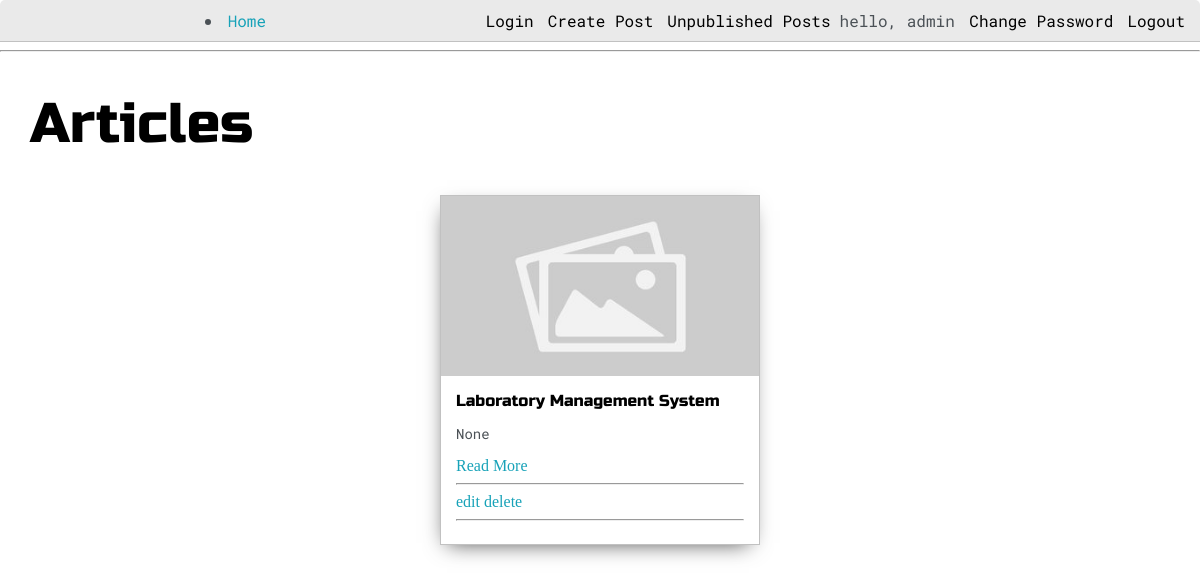
The app's page /unpublishedposts/ (signed in) with its own data.
### base/models.py (models this page shows, shortened)
class Posts(models.Model):
    headline =  models.CharField(max_length=300)
    Sub_headline = models.CharField(max_length=300, null = True, blank=True)
    thumbnail = models.ImageField(null=True, blank=True, upload_to ="images", default="placeholder.jpg")
    body = RichTextUploadingField(null=True, blank=True)
    created = models.DateTimeField(auto_now_add = True)
    publish = models.BooleanField(default = False)
    featured = models.BooleanField(default = False)
    tags = models.ManyToManyField(Tags, null=True, blank=True)
    slug = models.SlugField(null=True, blank=True, unique=True)

### base/views.py (the view)
# urls.py: path('unpublishedposts/', views.unpublishedposts, name='unpublishedposts'),
@staff_member_required(login_url="login")
def unpublishedposts(request):
    unpublishedposts = Posts.objects.filter(publish=False)
    context = {'unpublishedposts': unpublishedposts}
    return render(request, 'base/unpublishedposts.html', context)

### templates/base/unpublishedposts.html (shortened to what this page needs)
{%extends 'base/main.html' %}
{% load static %}
{% block content %}
<div class="main-container">
    <h1>Articles</h1>
    <div class="post-wrapper">
        {% for post in unpublishedposts %}
        <div>
            <div class="post">
                <img class="thumbnail" src="{{ post.thumbnail.url  }}">
                <div class="post-preview">
                    <h6 class="post-title">{{post.headline}}</h6>
                    <p class="post-intro">{{post.Sub_headline}}</p>
                    <a href="{% url 'article' post.slug %}">Read More</a>
                    <hr>
                    {% if request.user.is_staff %}
                        <a href="{% url 'unpublished-update-post' post.slug %}">edit</a>
                        <a href="{% url 'delete-post' post.slug %}">delete</a>
                        {% endif %}
                <hr>
                </div>
            </div>
        </div>
        {% empty %}
        <h3>No Posts...</h3>
        {% endfor %}
    </div>
</div>
{% endblock content %}

### templates/base/navbar.html
<div class="nav-wrapper">
    <a href="{% url 'home'%}">
        <li><a href="{% url 'home' %}">Home</a></li>
    </a>
    <ul id="navigation">
        <li><a href="{% url 'login' %}">Login</a></li>
        {% if request.user.is_staff %}
        <li><a href="{% url 'create-post' %}">Create Post</a></li>
        <li><a href="{% url 'unpublishedposts' %}">Unpublished Posts</a></li>
        {% endif %}
        {% if request.user.is_authenticated %}
        <span>
            hello, {{request.user}}
        </span>
        <li><a href="{% url 'change_password' %}">Change Password</a></li>
        <li><a href="{% url 'logout' %}">Logout</a></li>
        {% endif %}
    </ul>
</div>

### static/css/default.css (style rules this page uses)
:root { --mainColor:#eaeaea; --secondaryColor:#fff; --borderColor:#c1c1c1; --mainText:black; --secondaryText:#4b5156; --themeDotBorder:#24292e; --previewBg:rgb(251, 249, 243, 0.8); --previewShadow:#f0ead6; --buttonColor:black; }
html, body { padding: 0; margin: 0; scroll-behavior: smooth; }
body * { transition: 0.3s; }
h1, h2, h3, h4, h5, h6, strong { color: var(--mainText); font-family: 'Russo One', sans-serif; font-weight: 500; }
p, li, span, label, input, textarea { color: var(--secondaryText); font-family: 'Roboto Mono', monospace; }
a { text-decoration: none; color:#17a2b8; }
ul { list-style: none; }
h1 { font-size: 56px; }
h6 { font-size: 16px; }
.main-container { width: 1200px; margin: 0 auto; }
.nav-wrapper { border-radius:5px 5px 0 0; grid-area:nav-wrapper; border-bottom: 1px solid var(--borderColor); display: flex; justify-content: space-between; align-items: center; background-color: var(--mainColor); }
#navigation a { color:var(--mainText); }
#navigation { margin:0; padding: 10px; }
#navigation li { display: inline-block; margin-right: 5px; margin-left:5px; }
.post-wrapper { display: grid; grid-template-columns: repeat(auto-fit, 320px); gap:20px; justify-content: center; padding-bottom: 50px; }
.post { border:1px solid var(--borderColor); -webkit-box-shadow: -2px 7px 21px -9px rgba(0,0,0,0.75); -moz-box-shadow: -2px 7px 21px -9px rgba(0,0,0,0.75); box-shadow: -2px 7px 21px -9px rgba(0,0,0,0.75); }
.thumbnail { display: block; width: 100%; height:180px; object-fit: cover; }
.post-preview { background-color: #fff; padding:15px; }
.post-title { color:black; margin: 0; }
.post-intro { color:#4b5156; font-size: 14px; }
@media screen and (max-width: 1200px) { .main-container { width: 95%; } }

### records on screen
Posts: thumbnail (placeholder picture), headline "Laboratory Management System", Sub_headline "None"

### other values on screen
{{ request.user }} "admin"
